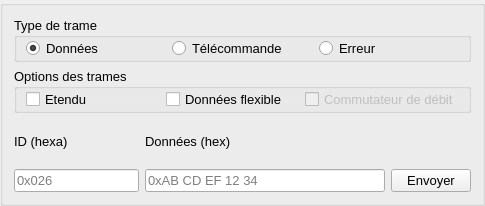
<?xml version="1.0" encoding="UTF-8"?>
<ui version="4.0">
 <class>MessagesEnvoyes</class>
 <widget class="QGroupBox" name="MessagesEnvoyes">
  <property name="geometry">
   <rect>
    <x>0</x>
    <y>0</y>
    <width>485</width>
    <height>206</height>
   </rect>
  </property>
  <property name="font">
   <font>
    <family>Arial</family>
    <pointsize>10</pointsize>
   </font>
  </property>
  <property name="windowTitle">
   <string>Dialog</string>
  </property>
  <property name="title">
   <string/>
  </property>
  <layout class="QVBoxLayout" name="verticalLayout_4">
   <item>
    <widget class="QGroupBox" name="frameTypeBox">
     <property name="font">
      <font>
       <family>Arial</family>
       <pointsize>10</pointsize>
       <weight>50</weight>
       <bold>false</bold>
      </font>
     </property>
     <property name="title">
      <string>Type de trame</string>
     </property>
     <property name="checkable">
      <bool>false</bool>
     </property>
     <layout class="QHBoxLayout" name="horizontalLayout">
      <property name="topMargin">
       <number>0</number>
      </property>
      <property name="bottomMargin">
       <number>0</number>
      </property>
      <item>
       <widget class="QRadioButton" name="dataFrame">
        <property name="toolTip">
         <string>Sends a CAN data frame.</string>
        </property>
        <property name="text">
         <string>Données</string>
        </property>
        <property name="checked">
         <bool>true</bool>
        </property>
       </widget>
      </item>
      <item>
       <widget class="QRadioButton" name="remoteFrame">
        <property name="toolTip">
         <string>Sends a CAN remote request frame.</string>
        </property>
        <property name="text">
         <string>Télécommande</string>
        </property>
       </widget>
      </item>
      <item>
       <widget class="QRadioButton" name="errorFrame">
        <property name="toolTip">
         <string>Sends an error frame.</string>
        </property>
        <property name="text">
         <string>Erreur</string>
        </property>
       </widget>
      </item>
     </layout>
    </widget>
   </item>
   <item>
    <widget class="QGroupBox" name="frameOptionsBox">
     <property name="font">
      <font>
       <family>Arial</family>
       <pointsize>10</pointsize>
       <weight>50</weight>
       <bold>false</bold>
      </font>
     </property>
     <property name="title">
      <string>Options des trames</string>
     </property>
     <layout class="QHBoxLayout" name="horizontalLayout_2">
      <property name="topMargin">
       <number>0</number>
      </property>
      <property name="bottomMargin">
       <number>0</number>
      </property>
      <item>
       <widget class="QCheckBox" name="extendedFormatBox">
        <property name="toolTip">
         <string>Allows extended frames with 29 bit identifier.</string>
        </property>
        <property name="text">
         <string>Etendu</string>
        </property>
       </widget>
      </item>
      <item>
       <widget class="QCheckBox" name="flexibleDataRateBox">
        <property name="toolTip">
         <string>Allows up to 64 byte payload data.</string>
        </property>
        <property name="text">
         <string>Données flexible</string>
        </property>
       </widget>
      </item>
      <item>
       <widget class="QCheckBox" name="bitrateSwitchBox">
        <property name="enabled">
         <bool>false</bool>
        </property>
        <property name="toolTip">
         <string>Sends payload at higher data rate.</string>
        </property>
        <property name="text">
         <string>Commutateur de débit</string>
        </property>
       </widget>
      </item>
     </layout>
    </widget>
   </item>
   <item>
    <layout class="QHBoxLayout" name="horizontalLayout_3">
     <item>
      <layout class="QVBoxLayout" name="verticalLayout">
       <item>
        <widget class="QLabel" name="frameIdLabel">
         <property name="font">
          <font>
           <family>Arial</family>
           <pointsize>10</pointsize>
           <weight>50</weight>
           <bold>false</bold>
          </font>
         </property>
         <property name="text">
          <string>ID (hexa)</string>
         </property>
         <property name="buddy">
          <cstring>frameIdEdit</cstring>
         </property>
        </widget>
       </item>
       <item>
        <widget class="QLineEdit" name="frameIdEdit">
         <property name="sizePolicy">
          <sizepolicy hsizetype="Preferred" vsizetype="Fixed">
           <horstretch>1</horstretch>
           <verstretch>0</verstretch>
          </sizepolicy>
         </property>
         <property name="text">
          <string/>
         </property>
         <property name="placeholderText">
          <string>0x026</string>
         </property>
         <property name="clearButtonEnabled">
          <bool>true</bool>
         </property>
        </widget>
       </item>
      </layout>
     </item>
     <item>
      <layout class="QVBoxLayout" name="verticalLayout_2">
       <item>
        <widget class="QLabel" name="payloadLabel">
         <property name="font">
          <font>
           <family>Arial</family>
           <pointsize>10</pointsize>
           <weight>50</weight>
           <bold>false</bold>
          </font>
         </property>
         <property name="text">
          <string>Données (hex)</string>
         </property>
         <property name="buddy">
          <cstring>payloadEdit</cstring>
         </property>
        </widget>
       </item>
       <item>
        <widget class="QLineEdit" name="payloadEdit">
         <property name="sizePolicy">
          <sizepolicy hsizetype="Expanding" vsizetype="Fixed">
           <horstretch>2</horstretch>
           <verstretch>0</verstretch>
          </sizepolicy>
         </property>
         <property name="placeholderText">
          <string>0xAB CD EF 12 34</string>
         </property>
         <property name="clearButtonEnabled">
          <bool>true</bool>
         </property>
        </widget>
       </item>
      </layout>
     </item>
     <item>
      <layout class="QVBoxLayout" name="verticalLayout_3">
       <item>
        <spacer name="verticalSpacer">
         <property name="orientation">
          <enum>Qt::Vertical</enum>
         </property>
         <property name="sizeHint" stdset="0">
          <size>
           <width>20</width>
           <height>40</height>
          </size>
         </property>
        </spacer>
       </item>
       <item>
        <widget class="QPushButton" name="B_envoyer">
         <property name="font">
          <font>
           <family>Arial</family>
           <pointsize>10</pointsize>
           <weight>50</weight>
           <bold>false</bold>
          </font>
         </property>
         <property name="text">
          <string>Envoyer</string>
         </property>
        </widget>
       </item>
      </layout>
     </item>
    </layout>
   </item>
  </layout>
 </widget>
 <resources/>
 <connections/>
</ui>
